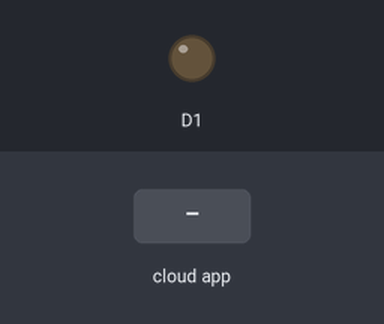
Simulated run of this sketch. Board: ESP8266 (NodeMCU). Shown: output pins drawn as LEDs (lit = HIGH). The test bench sets the inputs (shaded band). WiFi joins after 1.5 s; servers stay silent unless stated; the Firebase database answers and starts empty; what the sketch prints to the serial monitor is not drawn.

Above: at 2.8 s.
2.9 s: the phone or cloud app sets LED_STATUS to 1
At 7.8 s:
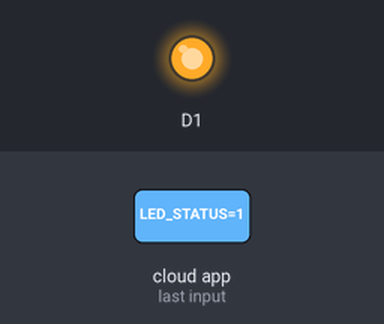
8.2 s: the phone or cloud app sets LED_STATUS to 0
At 12.8 s:
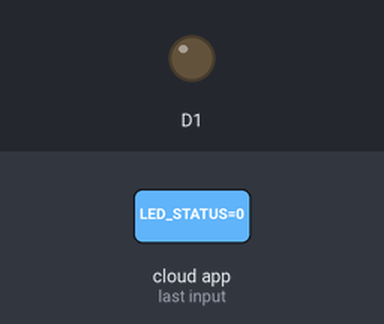
Timing chart, 0 to 14.3 s (numbered marks = the images above; inputs shaded):
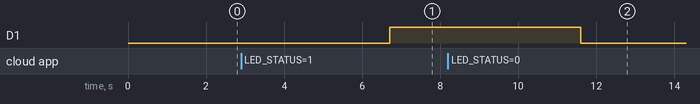

The sketch:

ArduinoFirebase.ino
```cpp
#include <ESP8266WiFi.h>
#include <FirebaseArduino.h>
// Set these to run example.
#define FIREBASE_HOST "esp8266-dacaa.firebaseio.com"
#define FIREBASE_AUTH "keniI289RvalAng5CbRTgls9rHe49eSDNRqHHC0D"
//Change line with your WiFi router name and password
#define WIFI_SSID "UPGCH_EXT"
#define WIFI_PASSWORD "paguach1ta"

void setup() {
    Serial.begin(9600);
    pinMode(D1,OUTPUT);
    // connect to wifi.
    WiFi.begin(WIFI_SSID, WIFI_PASSWORD);
    Serial.print("connecting");
    while (WiFi.status() != WL_CONNECTED) {
    Serial.print(".");
    delay(500);
    }
    Serial.println();
    Serial.print("connected: ");
    Serial.println(WiFi.localIP());
    Firebase.begin(FIREBASE_HOST, FIREBASE_AUTH);
    Firebase.set("LED_STATUS", 0);
}
int n = 0;
int led = 0;
void loop() {
    led = Firebase.getInt("LED_STATUS");
    if(led == 1){
      Serial.println("Led On");
      digitalWrite(D1,HIGH);
    }
    if(led == 0){
      Serial.println("Led Off");
      digitalWrite(D1,LOW);
    }
    // set value
    Firebase.setInt("Numero", n++);
    // handle error
    if (Firebase.failed()) {
    Serial.print("setting /number failed:");
    Serial.println(Firebase.error());
    return;
    }
    /*delay(500);
    // update value
    Firebase.setInt("Numero", 28);
    // handle error
    if (Firebase.failed()) {
    Serial.print("setting /number failed:");
    Serial.println(Firebase.error());
    return;
    }*/
    delay(1000);
    // get value
    Serial.print("number: ");
    Serial.println(Firebase.getFloat("number"));
    delay(1000);
    // remove value
    Firebase.remove("number");
    delay(1000);
    // set string value
    Firebase.setString("Nombre", "Roberto Eduardo");
    Firebase.setString("Apellido", "Guzman Ruiz");
    // handle error
    if (Firebase.failed()) {
    Serial.print("setting /message failed:");
    Serial.println(Firebase.error());
    return;
    }
    /*delay(1000);
    // set bool value
    Firebase.setBool("truth", false);
    // handle error
    if (Firebase.failed()) {
    Serial.print("setting /truth failed:");
    Serial.println(Firebase.error());
    return;
    }*/
    delay(1000);
    // append a new value to /logs
    /*String name = Firebase.pushInt("logs", n++);
    // handle error
    if (Firebase.failed()) {
    Serial.print("pushing /logs failed:");
    Serial.println(Firebase.error());
    return;
    }
    Serial.print("pushed: /logs/");
    Serial.println(name);
    delay(1000);*/
}
```

Measured:
- after the input at 2.9 s, D1: LOW → HIGH after 3.8 s
- after the input at 8.2 s, D1: HIGH → LOW after 3.4 s
